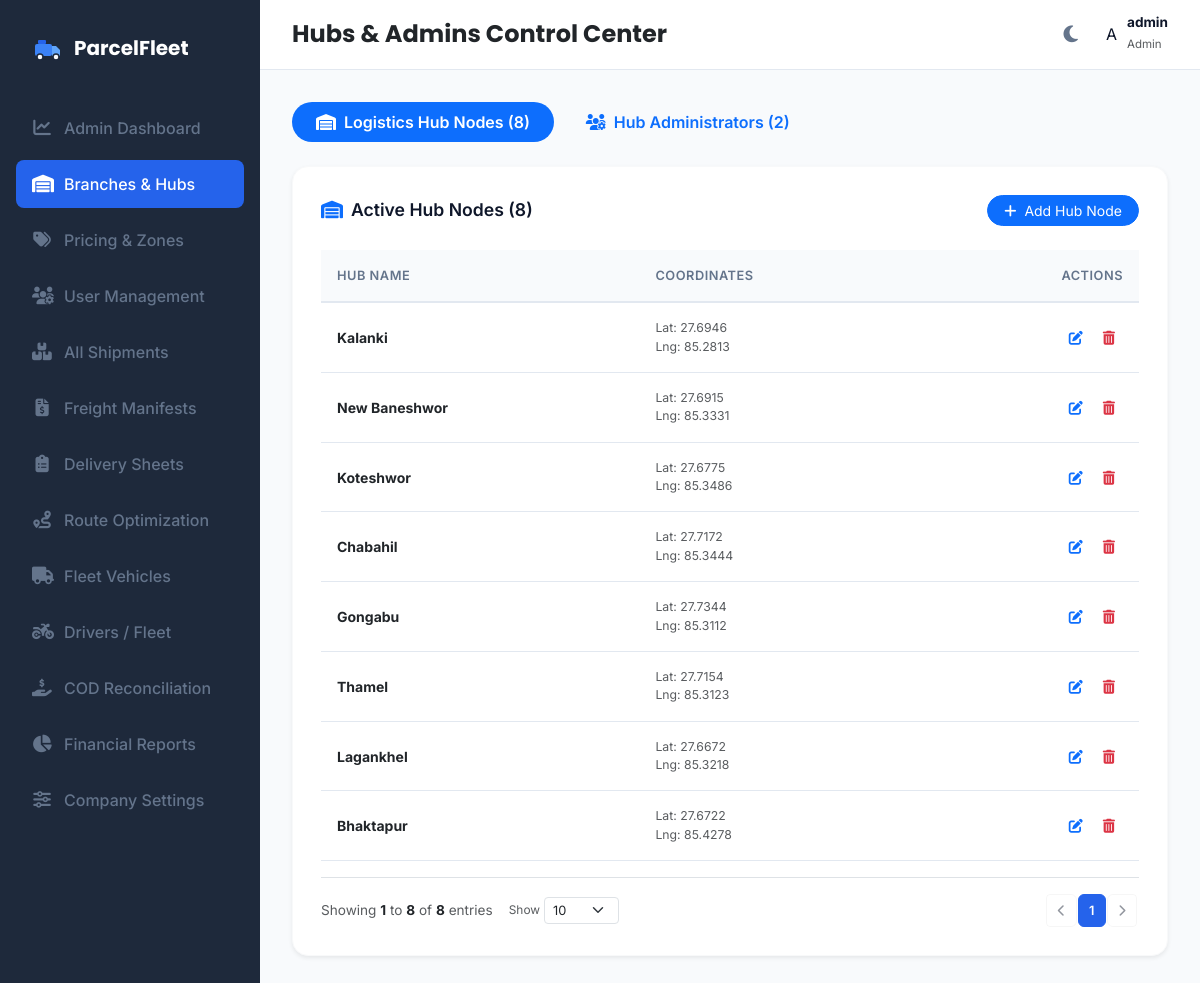
/admin/hubs (signed in), run on the app's committed database.
### models.py (models this page shows)
class User(db.Model, UserMixin):
    __tablename__ = 'users'
    id = db.Column(db.Integer, primary_key=True)
    username = db.Column(db.String(50), unique=True, nullable=False)
    password_hash = db.Column(db.String(255), nullable=False)
    role = db.Column(db.String(30), nullable=False)  # 'admin', 'hub_admin', 'booking_staff', 'warehouse_staff', 'dispatcher', 'delivery_staff', 'branch_staff', 'driver'
    permissions = db.Column(db.String(255), nullable=True) # Comma-separated permissions: view,create,edit,delete,assign,dispatch,reports,settings
    driver_profile = db.relationship('Driver', backref='user', uselist=False, cascade="all, delete-orphan")
    hub_admin_profile = db.relationship('HubAdmin', backref='user', uselist=False, cascade="all, delete-orphan")

class Hub(db.Model):
    __tablename__ = 'hubs'
    id = db.Column(db.Integer, primary_key=True)
    name = db.Column(db.String(100), unique=True, nullable=False)
    latitude = db.Column(db.Float, nullable=False)
    longitude = db.Column(db.Float, nullable=False)
    hub_admins = db.relationship('HubAdmin', backref='hub', cascade="all, delete-orphan")
    vehicles = db.relationship('Vehicle', backref='hub', cascade="all, delete-orphan")
    drivers = db.relationship('Driver', backref='hub', cascade="all, delete-orphan", foreign_keys="Driver.hub_id")
    parcels = db.relationship('Parcel', backref='hub', cascade="all, delete-orphan", foreign_keys="Parcel.hub_id")

### app.py (the view)
@app.route('/admin/hubs')
@login_required
def manage_hubs():
    if current_user.role != 'admin':
        return redirect(url_for('index'))
    hubs = Hub.query.all()
    hub_admins = HubAdmin.query.all()
    return render_template('hubs.html', active_page='hubs', hubs=hubs, hub_admins=hub_admins)

### templates/hubs.html (shortened to what this page needs)
{% extends "base.html" %}
{% block page_title %}Hubs & Admins Control Center{% endblock %}
{% block content %}
<ul class="nav nav-pills mb-4 gap-2 no-print" id="hubsTabs" role="tablist">
    <li class="nav-item" role="presentation">
        <button class="nav-link active rounded-pill px-4 fw-semibold" id="hubs-tab" data-bs-toggle="pill" data-bs-target="#hubs-panel" type="button" role="tab" aria-controls="hubs-panel" aria-selected="true" style="transition: all 0.2s ease;">
            <i class="fa-solid fa-warehouse me-2"></i>Logistics Hub Nodes ({{ hubs|length }})
        </button>
    </li>
    <li class="nav-item" role="presentation">
        <button class="nav-link rounded-pill px-4 fw-semibold" id="admins-tab" data-bs-toggle="pill" data-bs-target="#admins-panel" type="button" role="tab" aria-controls="admins-panel" aria-selected="false" style="transition: all 0.2s ease;">
            <i class="fa-solid fa-users-gear me-2"></i>Hub Administrators ({{ hub_admins|length }})
        </button>
    </li>
</ul>
<div class="tab-content" id="hubsTabsContent">
    <div class="tab-pane fade show active" id="hubs-panel" role="tabpanel" aria-labelledby="hubs-tab">
        <div class="row">
            <div class="col-12">
                <div class="premium-card border border-light shadow-sm">
                    <div class="premium-card-title d-flex justify-content-between align-items-center">
                        <span><i class="fa-solid fa-warehouse me-2 text-primary"></i>Active Hub Nodes ({{ hubs|length }})</span>
                        <button class="btn btn-sm btn-primary rounded-pill px-3" type="button" data-bs-toggle="collapse" data-bs-target="#collapseHubForm" aria-expanded="false" aria-controls="collapseHubForm">
                            <i class="fa-solid fa-plus me-1"></i> Add Hub Node
                        </button>
                    </div>
                    <div class="table-responsive">
                        <table class="table premium-table align-middle">
                            <thead>
                                <tr>
                                    <th>Hub Name</th>
                                    <th>Coordinates</th>
                                    <th class="text-end">Actions</th>
                                </tr>
                            </thead>
                            <tbody class="text-dark">
                                {% if not hubs %}
                                <tr>
                                    <td colspan="3" class="text-center text-muted py-4">No active hubs registered yet.</td>
                                </tr>
                                {% else %}
                                {% for hub in hubs %}
                                <tr>
                                    <td>
                                        <div class="fw-bold">{{ hub.name }}</div>
                                    </td>
                                    <td>
                                        <small class="text-muted d-block">Lat: {{ hub.latitude|round(4) }}</small>
                                        <small class="text-muted d-block">Lng: {{ hub.longitude|round(4) }}</small>
                                    </td>
                                    <td class="text-end">
                                        <div class="d-flex justify-content-end gap-1">
                                            <button class="btn btn-sm btn-outline-primary border-0 rounded-circle" data-bs-toggle="modal" data-bs-target="#editHubModal{{ hub.id }}">
                                                <i class="fa-solid fa-pen-to-square"></i>
                                            </button>
                                            <a href="{{ url_for('delete_hub', id=hub.id) }}" class="btn btn-sm btn-outline-danger border-0 rounded-circle" onclick="return confirm('Are you sure you want to delete this Hub and all its admin profiles?')">
                                                <i class="fa-solid fa-trash-can"></i>
                                            </a>
                                        </div>
                                    </td>
                                </tr>
                                {% endfor %}
                                {% endif %}
                            </tbody>
                        </table>
                    </div>
                </div>
            </div>
        </div>
    </div>
</div>
{% endblock %}

### templates/base.html (shortened to what this page needs)
<!DOCTYPE html>
<html lang="en">
<head>
    <link rel="stylesheet" href="https://cdnjs.cloudflare.com/ajax/libs/font-awesome/6.4.0/css/all.min.css">
    <link href="https://cdn.jsdelivr.net/npm/bootstrap@5.3.0/dist/css/bootstrap.min.css" rel="stylesheet">
    <link rel="stylesheet" href="https://unpkg.com/leaflet@1.9.4/dist/leaflet.css" />
    <link rel="stylesheet" href="{{ url_for('static', filename='css/styles.css') }}">
</head>
<body>
    {% if current_user.is_authenticated and not no_layout %}
    <div class="app-container">
        <aside class="sidebar" id="sidebar">
            <div class="brand">
                <span>ParcelFleet</span>
            </div>
            <ul class="sidebar-nav">
                {% if current_user.role == 'admin' %}
                <li class="sidebar-nav-item {% if active_page == 'dashboard' %}active{% endif %}">
                    <a href="{{ url_for('admin_dashboard') }}">
                        <i class="fa-solid fa-chart-line"></i>
                        <span>Admin Dashboard</span>
                    </a>
                </li>
                <li class="sidebar-nav-item {% if active_page == 'hubs' %}active{% endif %}">
                    <a href="{{ url_for('manage_hubs') }}">
                        <i class="fa-solid fa-warehouse"></i>
                        <span>Branches & Hubs</span>
                    </a>
                </li>
                <li class="sidebar-nav-item {% if active_page == 'pricing_rules' %}active{% endif %}">
                    <a href="{{ url_for('pricing_rules') }}">
                        <i class="fa-solid fa-tags"></i>
                        <span>Pricing & Zones</span>
                    </a>
                </li>
                <li class="sidebar-nav-item {% if active_page == 'users' %}active{% endif %}">
                    <a href="{{ url_for('manage_users') }}">
                        <i class="fa-solid fa-users-gear"></i>
                        <span>User Management</span>
                    </a>
                </li>
                <li class="sidebar-nav-item {% if active_page == 'parcels' %}active{% endif %}">
                    <a href="{{ url_for('manage_parcels') }}">
                        <i class="fa-solid fa-boxes-stacked"></i>
                        <span>All Shipments</span>
                    </a>
                </li>
                <li class="sidebar-nav-item {% if active_page == 'manifests' %}active{% endif %}">
                    <a href="{{ url_for('manage_manifests') }}">
                        <i class="fa-solid fa-file-invoice-dollar"></i>
                        <span>Freight Manifests</span>
                    </a>
                </li>
                <li class="sidebar-nav-item {% if active_page == 'delivery_sheets' %}active{% endif %}">
                    <a href="{{ url_for('delivery_sheets') }}">
                        <i class="fa-solid fa-clipboard-list"></i>
                        <span>Delivery Sheets</span>
                    </a>
                </li>
                <li class="sidebar-nav-item {% if active_page == 'optimization' %}active{% endif %}">
                    <a href="{{ url_for('delivery_optimization') }}">
                        <i class="fa-solid fa-route"></i>
                        <span>Route Optimization</span>
                    </a>
                </li>
                <li class="sidebar-nav-item {% if active_page == 'vehicles' %}active{% endif %}">
                    <a href="{{ url_for('manage_vehicles') }}">
                        <i class="fa-solid fa-truck"></i>
                        <span>Fleet Vehicles</span>
                    </a>
                </li>
                <li class="sidebar-nav-item {% if active_page == 'drivers' %}active{% endif %}">
                    <a href="{{ url_for('manage_drivers') }}">
                        <i class="fa-solid fa-motorcycle"></i>
                        <span>Drivers / Fleet</span>
                    </a>
                </li>
                <li class="sidebar-nav-item {% if active_page == 'cod_reconciliation' %}active{% endif %}">
                    <a href="{{ url_for('cod_reconciliation') }}">
                        <i class="fa-solid fa-hand-holding-dollar"></i>
                        <span>COD Reconciliation</span>
                    </a>
                </li>
                <li class="sidebar-nav-item {% if active_page == 'reports' %}active{% endif %}">
                    <a href="{{ url_for('view_reports') }}">
                        <i class="fa-solid fa-chart-pie"></i>
                        <span>Financial Reports</span>
                    </a>
                </li>
                <li class="sidebar-nav-item {% if active_page == 'company_settings' %}active{% endif %}">
                    <a href="{{ url_for('company_settings') }}">
                        <i class="fa-solid fa-sliders"></i>
                        <span>Company Settings</span>
                    </a>
                </li>
                {% endif %}
            </ul>
        </aside>
        <main class="main-viewport">
            <header class="header-bar">
                <div class="d-flex align-items-center gap-3">
                    {% if current_user.role == 'driver' %}
                    <h4 class="mb-0 text-dark fw-bold">ParcelFleet Rider</h4>
                    {% else %}
                    <h4 class="mb-0 text-capitalize text-dark fw-bold">{% block page_title %}{{ active_page }}{% endblock %}</h4>
                    {% endif %}
                </div>
                <div class="header-actions">
                    <button class="theme-toggle-btn" id="themeToggle" onclick="toggleThemeMode()">
                        <i class="fa-solid fa-moon" id="themeIcon"></i>
                    </button>
                    {% if current_user.role == 'driver' %}
                    <div class="d-flex align-items-center gap-2 ps-2 border-start border-light">
                        <div class="text-end d-none d-sm-block">
                            <div class="fw-bold text-dark" style="font-size: 0.88rem; line-height: 1.1;">{{ current_user.driver_profile.name if current_user.driver_profile else current_user.username }}</div>
                            <div class="text-muted" style="font-size: 0.72rem;">ParcelFleet Rider</div>
                        </div>
                        <div class="rounded-circle bg-primary bg-opacity-10 text-primary d-flex align-items-center justify-content-center fw-bold" style="width: 36px; height: 36px; font-size: 0.95rem; border: 1.5px solid rgba(59, 130, 246, 0.3);">
                            {{ (current_user.driver_profile.name[0] if (current_user.driver_profile and current_user.driver_profile.name) else current_user.username[0]).upper() }}
                        </div>
                    </div>
                    {% else %}
                    <div class="dropdown">
                        <div class="user-profile-dropdown" data-bs-toggle="dropdown">
                            <div class="user-avatar-circle">
                                {{ current_user.username[0].upper() }}
                            </div>
                            <div class="d-none d-md-block text-start">
                                <div class="fw-bold" style="font-size: 0.85rem; line-height: 1.1;">{{ current_user.username }}</div>
                                <small class="text-muted text-capitalize" style="font-size: 0.72rem;">{{ current_user.role }}</small>
                            </div>
                        </div>
                    </div>
                    {% endif %}
                </div>
            </header>
            <section class="main-content">
                {% block content %}{% endblock %}
            </section>
        </main>
    </div>
    {% endif %}
</body>
</html>

### data on the page
User: username "A", username "admin", role "Admin"
Hub: name "Kalanki", latitude "27.6946", longitude "85.2813"
Hub: name "New Baneshwor", latitude "27.6915", longitude "85.3331"
Hub: name "Koteshwor", latitude "27.6775", longitude "85.3486"
Hub: name "Chabahil", latitude "27.7172", longitude "85.3444"
Hub: name "Gongabu", latitude "27.7344", longitude "85.3112"
Hub: name "Thamel", latitude "27.7154", longitude "85.3123"
Hub: name "Lagankhel", latitude "27.6672", longitude "85.3218"
Hub: name "Bhaktapur", latitude "27.6722", longitude "85.4278"

### other printed values
{{ hubs|length }} "8"
{{ hub_admins|length }} "2"
